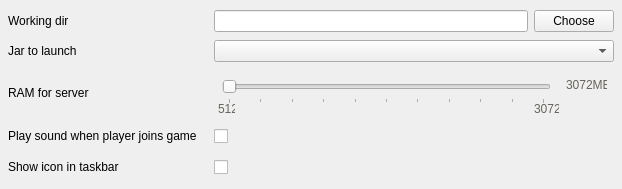
      <widget class="QWidget" name="scrollAreaWidgetContents_2">
       <property name="geometry">
        <rect>
         <x>0</x>
         <y>0</y>
         <width>622</width>
         <height>189</height>
        </rect>
       </property>
       <property name="sizePolicy">
        <sizepolicy hsizetype="MinimumExpanding" vsizetype="MinimumExpanding">
         <horstretch>0</horstretch>
         <verstretch>66</verstretch>
        </sizepolicy>
       </property>
       <property name="minimumSize">
        <size>
         <width>59</width>
         <height>58</height>
        </size>
       </property>
       <property name="maximumSize">
        <size>
         <width>16777215</width>
         <height>189</height>
        </size>
       </property>
       <property name="baseSize">
        <size>
         <width>0</width>
         <height>67</height>
        </size>
       </property>
       <property name="autoFillBackground">
        <bool>true</bool>
       </property>
       <layout class="QGridLayout" name="gridLayout_2" rowstretch="1,0,0,0,0" columnstretch="2,4">
        <property name="sizeConstraint">
         <enum>QLayout::SetMinimumSize</enum>
        </property>
        <property name="leftMargin">
         <number>8</number>
        </property>
        <property name="topMargin">
         <number>8</number>
        </property>
        <property name="rightMargin">
         <number>8</number>
        </property>
        <property name="bottomMargin">
         <number>8</number>
        </property>
        <item row="4" column="0">
         <widget class="QLabel" name="label_45">
          <property name="text">
           <string>Show icon in taskbar</string>
          </property>
         </widget>
        </item>
        <item row="1" column="0">
         <widget class="QLabel" name="label_36">
          <property name="minimumSize">
           <size>
            <width>0</width>
            <height>0</height>
           </size>
          </property>
          <property name="text">
           <string>Jar to launch</string>
          </property>
         </widget>
        </item>
        <item row="0" column="0">
         <widget class="QLabel" name="label_46">
          <property name="minimumSize">
           <size>
            <width>0</width>
            <height>24</height>
           </size>
          </property>
          <property name="maximumSize">
           <size>
            <width>16777215</width>
            <height>24</height>
           </size>
          </property>
          <property name="text">
           <string>Working dir</string>
          </property>
         </widget>
        </item>
        <item row="3" column="1">
         <widget class="QCheckBox" name="play_sound_checkbox">
          <property name="minimumSize">
           <size>
            <width>0</width>
            <height>24</height>
           </size>
          </property>
          <property name="text">
           <string/>
          </property>
         </widget>
        </item>
        <item row="4" column="1">
         <widget class="QCheckBox" name="checkBox_2">
          <property name="minimumSize">
           <size>
            <width>0</width>
            <height>24</height>
           </size>
          </property>
          <property name="text">
           <string/>
          </property>
         </widget>
        </item>
        <item row="3" column="0">
         <widget class="QLabel" name="label_44">
          <property name="text">
           <string>Play sound when player joins game</string>
          </property>
         </widget>
        </item>
        <item row="1" column="1">
         <widget class="QComboBox" name="jar_combo"/>
        </item>
        <item row="2" column="0">
         <widget class="QLabel" name="label_37">
          <property name="minimumSize">
           <size>
            <width>0</width>
            <height>24</height>
           </size>
          </property>
          <property name="text">
           <string>RAM for server</string>
          </property>
         </widget>
        </item>
        <item row="2" column="1">
         <widget class="QWidget" name="widget_15" native="true">
          <property name="minimumSize">
           <size>
            <width>0</width>
            <height>48</height>
           </size>
          </property>
          <property name="maximumSize">
           <size>
            <width>16777215</width>
            <height>48</height>
           </size>
          </property>
          <property name="baseSize">
           <size>
            <width>0</width>
            <height>48</height>
           </size>
          </property>
          <widget class="QSlider" name="ram_slider">
           <property name="geometry">
            <rect>
             <x>8</x>
             <y>8</y>
             <width>329</width>
             <height>27</height>
            </rect>
           </property>
           <property name="minimum">
            <number>512</number>
           </property>
           <property name="maximum">
            <number>3072</number>
           </property>
           <property name="singleStep">
            <number>256</number>
           </property>
           <property name="pageStep">
            <number>512</number>
           </property>
           <property name="value">
            <number>512</number>
           </property>
           <property name="tracking">
            <bool>false</bool>
           </property>
           <property name="orientation">
            <enum>Qt::Horizontal</enum>
           </property>
           <property name="invertedAppearance">
            <bool>false</bool>
           </property>
           <property name="invertedControls">
            <bool>false</bool>
           </property>
           <property name="tickPosition">
            <enum>QSlider::TicksBelow</enum>
           </property>
           <property name="tickInterval">
            <number>256</number>
           </property>
          </widget>
          <widget class="QLabel" name="label_38">
           <property name="geometry">
            <rect>
             <x>4</x>
             <y>32</y>
             <width>17</width>
             <height>16</height>
            </rect>
           </property>
           <property name="styleSheet">
            <string notr="true">color:#66645C;</string>
           </property>
           <property name="text">
            <string>512</string>
           </property>
          </widget>
          <widget class="QLabel" name="ram_max_label">
           <property name="geometry">
            <rect>
             <x>320</x>
             <y>32</y>
             <width>25</width>
             <height>16</height>
            </rect>
           </property>
           <property name="styleSheet">
            <string notr="true">color:#66645C;</string>
           </property>
           <property name="text">
            <string>3072</string>
           </property>
          </widget>
          <widget class="QLabel" name="ram_value_label">
           <property name="geometry">
            <rect>
             <x>352</x>
             <y>8</y>
             <width>41</width>
             <height>16</height>
            </rect>
           </property>
           <property name="styleSheet">
            <string notr="true">color:#66645C;</string>
           </property>
           <property name="text">
            <string>3072MB</string>
           </property>
          </widget>
         </widget>
        </item>
        <item row="0" column="1">
         <widget class="QWidget" name="widget_17" native="true">
          <property name="minimumSize">
           <size>
            <width>0</width>
            <height>24</height>
           </size>
          </property>
          <property name="maximumSize">
           <size>
            <width>16777215</width>
            <height>24</height>
           </size>
          </property>
          <layout class="QHBoxLayout" name="horizontalLayout" stretch="6,1">
           <property name="spacing">
            <number>6</number>
           </property>
           <property name="leftMargin">
            <number>0</number>
           </property>
           <property name="topMargin">
            <number>0</number>
           </property>
           <property name="rightMargin">
            <number>0</number>
           </property>
           <property name="bottomMargin">
            <number>0</number>
           </property>
           <item>
            <widget class="QLineEdit" name="working_dir_field">
             <property name="readOnly">
              <bool>true</bool>
             </property>
            </widget>
           </item>
           <item>
            <widget class="QPushButton" name="working_dir_choose_button">
             <property name="text">
              <string>Choose</string>
             </property>
             <property name="flat">
              <bool>false</bool>
             </property>
            </widget>
           </item>
          </layout>
         </widget>
        </item>
       </layout>
      </widget>
